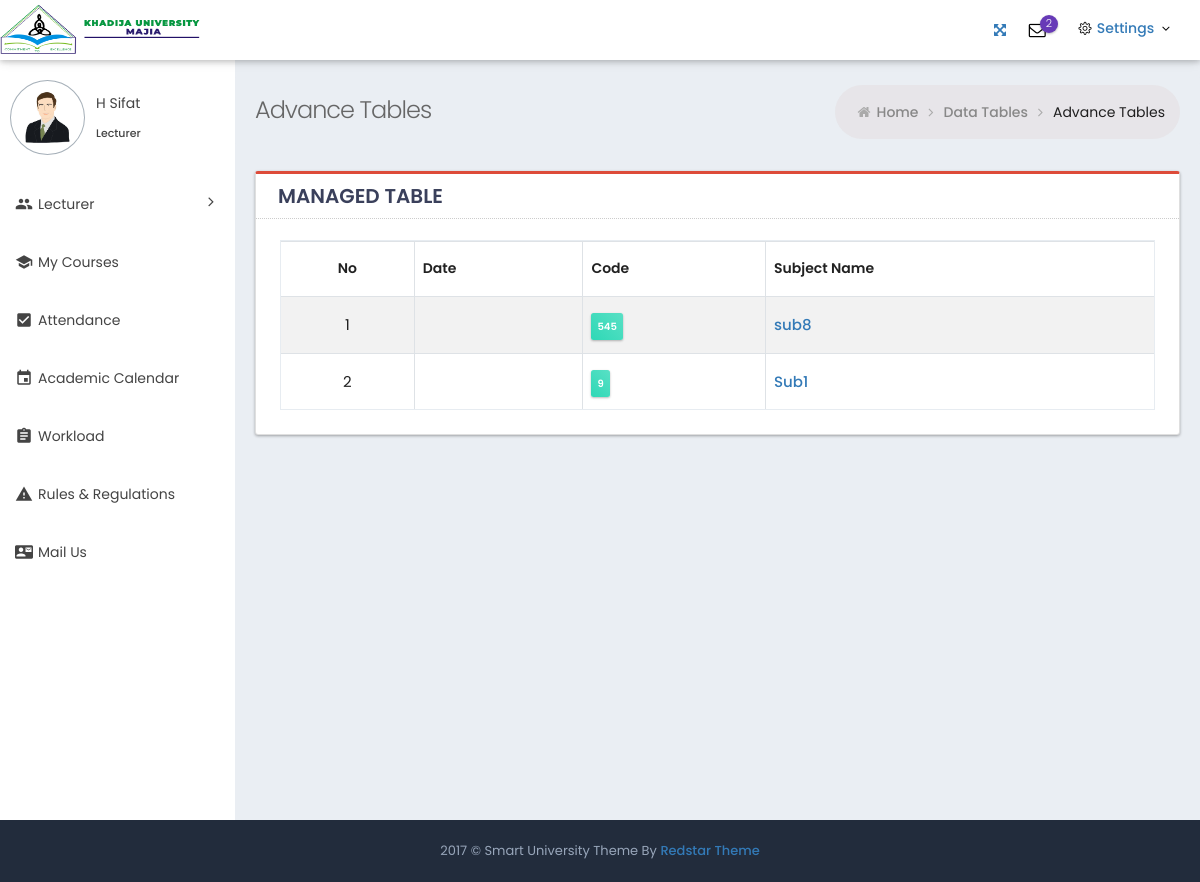
/lecturer/attendance/ (signed in), run on the app's committed database.
### pis/models.py (models this page shows, shortened)
class Lecturer(models.Model):
    user = models.OneToOneField(
        settings.AUTH_USER_MODEL, on_delete=models.CASCADE)
    status = models.CharField(max_length=10, choices=STATUS, default='active')
    pin_number   = models.CharField(max_length=100, unique=True)
    first_name = models.CharField(max_length=40)
    middle_name = models.CharField(max_length=40)
    last_name = models.CharField(max_length=40)
    image = models.ImageField(upload_to='lecturer/images/')
    gender = models.CharField(max_length=10, choices=GENDER)
    marital_status = models.CharField(max_length=10, choices=Marital_Status)
    child = models.PositiveIntegerField()
    date_of_birth = models.DateField(default=timezone.now)
    graduate = models.IntegerField()
    postgraduate = models.IntegerField()
    phd = models.IntegerField()
    date_of_join = models.DateField(default=timezone.now)
    phone = models.CharField(max_length=15)
    email = models.EmailField(unique=True)
    address = models.TextField(blank=True)
    others = models.TextField(blank=True)
    class Meta:
        db_table = ''
        managed = True
        verbose_name = 'Teacher'
        verbose_name_plural = 'Teachers'

class Subject_Attendence(models.Model):
    lecturer = models.ForeignKey(Lecturer, on_delete=models.SET_NULL, blank=True, null=True)
    department = models.ForeignKey(to='sis.Department', on_delete=models.SET_NULL, blank=True, null=True)
    semester =models.ForeignKey(to='sis.Semester', on_delete=models.SET_NULL, blank=True, null=True)
    subject = models.ForeignKey(to='sis.Subject', on_delete=models.SET_NULL, blank=True, null=True)
    hour = models.CharField(max_length=50, blank=True, null=True)
    def get_absolute_url(self):
        return reverse('lecturer:student_attendance', kwargs={
            'pk': self.pk
        })

### sis/models.py (models this page shows, shortened)
class Subject(models.Model):
    student = models.ForeignKey(
        Student, on_delete=models.SET_NULL, null=True)
    name = models.CharField(max_length=50)
    code = models.PositiveIntegerField(unique=True)
    credit = models.IntegerField(blank=True)
    files = models.FileField(upload_to='course/materials/', blank=True)
    status = models.CharField(max_length=20, choices=Subject_Status, blank=True)
    class Meta:
        db_table = ''
        managed = True
        verbose_name = 'Subject'
        verbose_name_plural = 'Subjects'

### pis/views.py (the view)
# urls.py: path('attendance/',views.Student_attendance_subject.as_view(), name='attendance'),
@method_decorator([login_required, pis_required], name='dispatch')
class Student_attendance_subject(generic.ListView):
    model = Subject_Attendence
    template_name = 'attendence.html'
    context_object_name = 'queryset'
    def get_context_data(self, *args, **kwargs):
        profile = Lecturer.objects.all()
        semester_course = Subject_Attendence.objects.filter(lecturer__user=self.request.user)
        context = super().get_context_data(**kwargs)
        context['profile'] = profile
        context['test'] = semester_course
        return context

### pis/templates/attendence.html (shortened to what this page needs)
{% load static %}
<!DOCTYPE html>
<html lang="en">
<head>
    <link href="{% static 'fonts/simple-line-icons/simple-line-icons.min.css' %}" rel="stylesheet" type="text/css" />
    <link href="{% static 'fonts/font-awesome/css/font-awesome.min.css' %}" rel="stylesheet" type="text/css" />
    <link href="{% static 'fonts/material-design-icons/material-icon.css' %}" rel="stylesheet" type="text/css" />
    <link href="{% static 'assets/plugins/bootstrap/css/bootstrap.min.css' %}" rel="stylesheet" type="text/css" />
    <link href="{% static 'assets/plugins/datatables/plugins/bootstrap/dataTables.bootstrap4.min.css' %}" rel="stylesheet"
        type="text/css" />
    <link rel="stylesheet" href="{% static 'assets/plugins/material/material.min.css' %}">
    <link rel="stylesheet" href="{% static 'assets/css/material_style.css' %}">
    <link href="{% static 'assets/css/theme/light/theme_style.css' %}" rel="stylesheet" id="rt_style_components" type="text/css" />
    <link href="{% static 'assets/css/theme/light/style.css' %}" rel="stylesheet" type="text/css" />
    <link href="{% static 'assets/css/plugins.min.css' %}" rel="stylesheet" type="text/css" />
    <link href="{% static 'assets/css/responsive.css' %}" rel="stylesheet" type="text/css" />
    <link href="{% static 'assets/css/theme/light/theme-color.css' %}" rel="stylesheet" type="text/css" />
</head>
<body
    class="page-header-fixed sidemenu-closed-hidelogo page-content-white page-md header-white white-sidebar-color logo-indigo">
    <div class="page-wrapper">
       {% include "base/header.html" %}
        <div class="page-container">
            {% include "l_sidebar.html" %}
            <div class="page-content-wrapper">
                <div class="page-content">
                    <div class="page-bar">
                        <div class="page-title-breadcrumb">
                            <div class=" pull-left">
                                <div class="page-title">Advance Tables</div>
                            </div>
                            <ol class="breadcrumb page-breadcrumb pull-right">
                                <li><i class="fa fa-home"></i>&nbsp;<a class="parent-item"
                                        href="index.html">Home</a>&nbsp;<i class="fa fa-angle-right"></i>
                                </li>
                                <li><a class="parent-item" href="#">Data Tables</a>&nbsp;<i
                                        class="fa fa-angle-right"></i>
                                </li>
                                <li class="active">Advance Tables</li>
                            </ol>
                        </div>
                    </div>
                    <div class="row">
                        <div class="col-md-12">
                            <div class="card card-topline-red">
                                <div class="card-head">
                                    <header>MANAGED TABLE</header>
                                </div>
                                <div class="card-body ">
                                    <div class="row">
                                        <div class="col-md-6 col-sm-6 col-6">
                                        </div>
                                    </div>
                                    <div class="table-scrollable">
                                        <table
                                            class="table table-striped table-bordered table-hover table-checkable order-column"
                                            style="width: 100%">
                                            <thead>
                                                <tr>
                                                    <th> No </th>
                                                    <th> Date </th>
                                                    <th> Code </th>
                                                    <th> Subject Name </th>
                                                </tr>
                                            </thead>
                                            <tbody>
                                                {% for a in queryset  %}
                                                <tr class="odd gradeX">
                                                    <td> {{forloop.counter}} </td>
                                                    <td> {{a.date}} </td>
                                                        <td>
                                                            <span class="label label-sm label-success"> {{a.subject.code}} </span>
                                                        </td>
                                                    <td>
                                                       <a href="{{a.get_absolute_url}}">{{a.subject.name}} </a>
                                                    </td>
                                                </tr>
                                        {% endfor %}
                                            </tbody>
                                        </table>
                                    </div>
                                </div>
                            </div>
                        </div>
                    </div>
                </div>
            </div>
        </div>
        <div class="page-footer">
            <div class="page-footer-inner"> 2017 &copy; Smart University Theme By
                <a href="mailto:redstartheme@gmail.com" target="_top" class="makerCss">Redstar Theme</a>
            </div>
        </div>
    </div>
</body>
</html>

### pis/templates/l_sidebar.html (shortened to what this page needs)
{% load static %}
			<div class="sidebar-container">
				<div class="sidemenu-container navbar-collapse collapse fixed-menu">
					<div id="remove-scroll" class="left-sidemenu">
						<ul class="sidemenu  page-header-fixed slimscroll-style" data-keep-expanded="false"
							data-auto-scroll="true" data-slide-speed="200" style="padding-top: 20px">
							{% for profile in profile  %}
							<li class="sidebar-user-panel">
								<div class="user-panel">
									<div class="pull-left image">
										<img src="{{profile.image.url}}" class="img-circle user-img-circle"
											alt="User Image" />
									</div>
									<div class="pull-left info">
										<p> {{profile.first_name}}  {{profile.middle_name}}</p>
										<a href="#">
											<span class="txtOnline">
												Lecturer </span></a>
									</div>
								</div>
							</li>
							<li class="nav-item">
								<a href="#" class="nav-link nav-toggle"><i class="material-icons">group</i>
									<span class="title">Lecturer</span>
								</a>
							</li>
							<li class="nav-item">
								<a href="{% url 'lecturer:my_course' %}" class="nav-link nav-toggle"> <i class="material-icons">school</i>
									<span class="title">My Courses</span>
								</a>
							</li>
							<li class="nav-item">
								<a href="{% url 'lecturer:attendance' %}" class="nav-link nav-toggle"> <i class="material-icons">check_box</i>
									<span class="title">Attendance</span>
								</a>
							</li>
							<li class="nav-item">
								<a href="event.html" class="nav-link nav-toggle"> <i class="material-icons">event</i>
									<span class="title">Academic Calendar</span>
								</a>
							</li>
							<li class="nav-item">
								<a href="{% url 'lecturer:workload' %}" class="nav-link nav-toggle"> <i class="material-icons">assignment</i>
									<span class="title">Workload</span>
								</a>
							</li>
							<li class="nav-item">
								<a href="{% url 'lecturer:guide_line' %}" class="nav-link nav-toggle"> <i class="material-icons">warning</i>
									<span class="title">  Rules & Regulations </span>
								</a>
							</li>
							<li class="nav-item">
								<a href="{% url 'lecturer:l_contact' %}" class="nav-link nav-toggle"> <i class="material-icons">contact_mail</i>
									<span class="title"> Mail Us </span>
								</a>
							</li>
							{% endfor %}
						</ul>
					</div>
				</div>
			</div>

### static/assets/css/theme/light/style.css (style rules this page uses)
.fa { display: inline-block; font: normal normal normal 14px/1 FontAwesome; font-size: inherit; -webkit-font-smoothing: antialiased; -moz-osx-font-smoothing: grayscale; transform: translate(0, 0); }

### static/assets/css/responsive.css (style rules this page uses)
@media (min-width:992px) { .sidemenu-container { width: 235px; float: left; position: relative; margin-right: -100% } }
@media (min-width:992px) { .sidemenu-container.collapse { display: block; max-height: none !important } }
@media (min-width:992px) { .page-content-wrapper { float: left; width: 100% } }
@media (min-width:992px) { .page-content-wrapper .page-content { margin-left: 235px; margin-top: 0; min-height: 600px; padding: 25px 20px 10px } }
@media (min-width:992px) { .page-footer { clear: left } }

### static/assets/css/theme/light/theme-color.css (style rules this page uses)
:root { --sidebar-color: #ffffff; --sidebar-font-color: #4680ff; --logo-color: #222c3c; --header-color: #6673FC; }
.white-sidebar-color .sidemenu-container { background-color: #ffffff; }
.white-sidebar-color .user-panel, .white-sidebar-color .txtOnline, .white-sidebar-color .sidemenu-container .sidemenu>li>a, .white-sidebar-color .sidemenu-closed.sidemenu-container-fixed .sidemenu-container:hover .sidemenu>li>a { color: #444; }
.white-sidebar-color .page-container { background-color : #ffffff; }

### data on the page
Lecturer: image (picture), first_name "H", middle_name "Sifat"
Subject_Attendence: subject.code "545", subject.name "sub8"
Subject_Attendence: subject.code "9", subject.name "Sub1"
